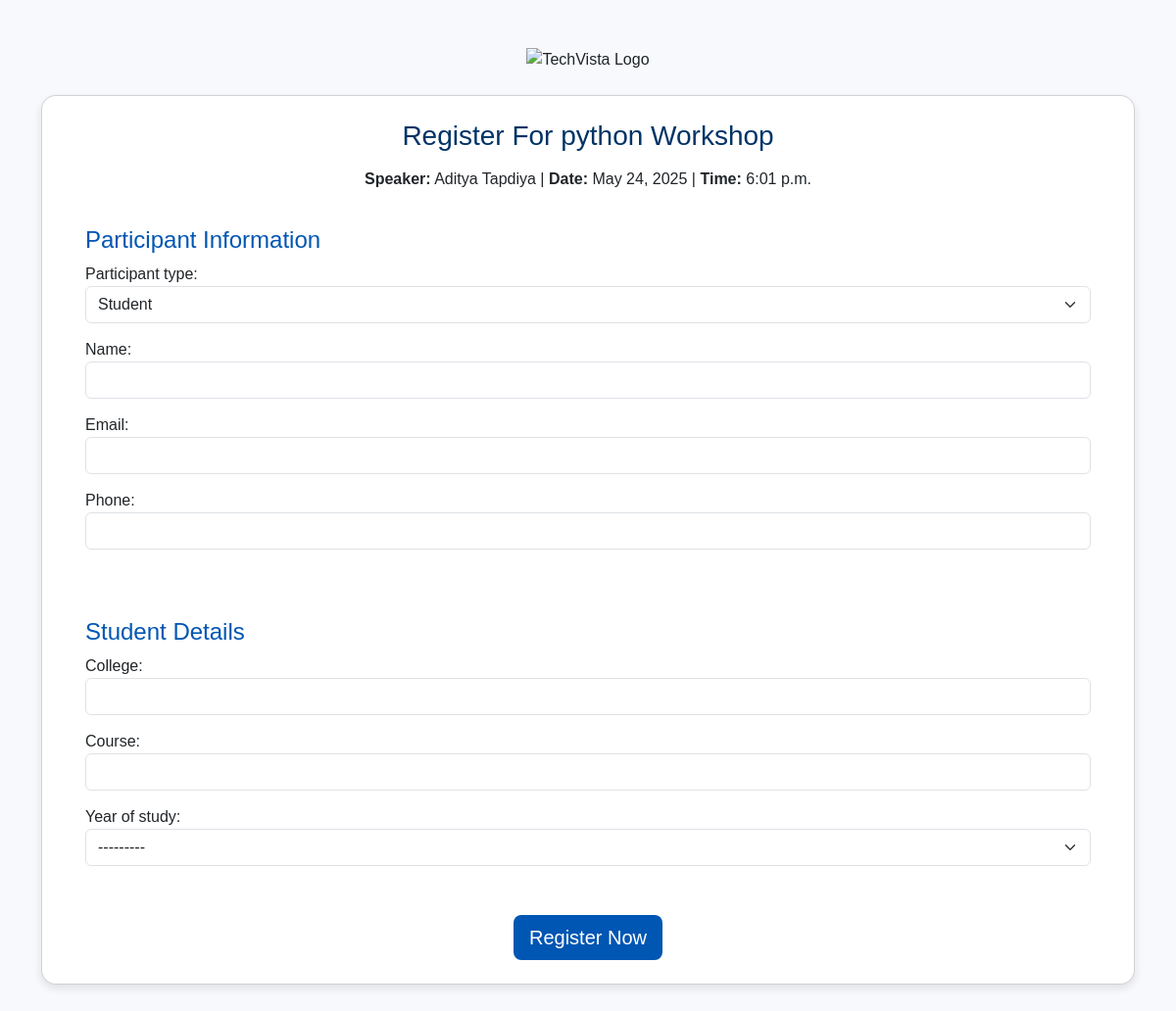
Before: /workshops/1/register/ with the older database file.
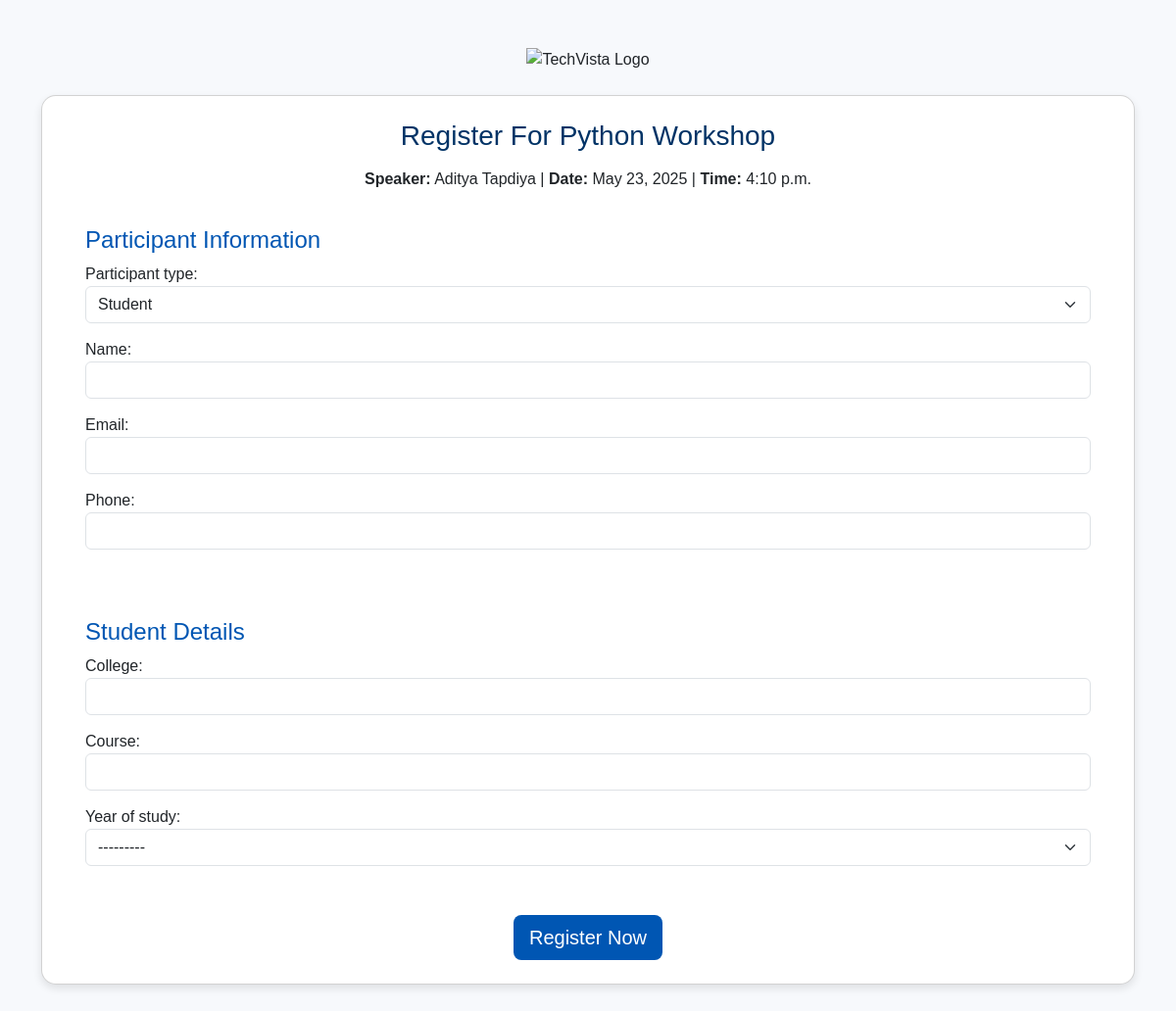
After: the same page with the newer database file.
### main/models.py (models this page shows, shortened)
class Workshop(models.Model):
    LOCATION_CHOICES = [
        ('online', 'Online'),
        ('offline', 'Offline'),
    ]
    title = models.CharField(max_length=200)
    description = models.TextField()
    date = models.DateField()
    time = models.TimeField()
    duration = models.CharField(max_length=50)
    speaker = models.CharField(max_length=100)
    location = models.CharField(max_length=10, choices=LOCATION_CHOICES, default='offline')
    meeting_link = models.URLField(blank=True, null=True)
    address = models.TextField(blank=True, null=True)
    capacity = models.PositiveIntegerField()
    registration_deadline = models.DateField()
    is_active = models.BooleanField(default=True)

### main/views.py (the view)
def register_workshop(request, workshop_id):
    workshop = get_object_or_404(Workshop, pk=workshop_id)
    if request.method == 'POST':
        form = WorkshopRegistrationForm(request.POST, workshop=workshop)
        if form.is_valid():
            registration = form.save(commit=False)
            registration.workshop = workshop
            registration.save()
            subject = f"Workshop Registration Confirmation: {workshop.title}"
            message = (
                f"Dear {registration.name},\n\n"
                f"Thank you for registering for the workshop \"{workshop.title}\".\n\n"
                f"📅 Date: {workshop.date}\n"
                f"🕒 Time: {workshop.time}\n"
                f"⏳ Duration: {workshop.duration}\n"
                f"🎤 Speaker: {workshop.speaker}\n"
                f"📍 Location: {'Online' if workshop.location == 'online' else 'Offline'}\n"
                f"{'🔗 Meeting Link: ' + workshop.meeting_link if workshop.location == 'online' else '🏢 Address: ' + workshop.address}\n\n"
                f"Feel free to reach out if you have any questions.\n\n"
                f"Best regards,\nEvent Team"
            )
            send_mail(subject, message, settings.DEFAULT_FROM_EMAIL, [registration.email], fail_silently=False)
            messages.success(request, 'Thank you for registering! A confirmation email has been sent.')
            return redirect('register_workshop', workshop_id=workshop_id)
    else:
        form = WorkshopRegistrationForm(workshop=workshop)
    return render(request, 'main/register_workshop.html', {
        'form': form,
        'workshop': workshop,
    })

### main/templates/main/register_workshop.html (shortened to what this page needs)
<!DOCTYPE html>
<html lang="en">
<head>
    <link href="https://cdn.jsdelivr.net/npm/bootstrap@5.3.3/dist/css/bootstrap.min.css" rel="stylesheet">
</head>
<body>
<div class="container mt-5 mb-5">
    <div class="text-center mb-4">
        <img src="https://techvistacode.com/images/tvc-logo.webp" alt="TechVista Logo" class="img-fluid" style="max-height: 100px;">
    </div>
    <div class="card p-4">
        <h3 class="header-text text-center mb-3">Register For {{ workshop.title }} Workshop</h3>
        <p class="text-center"><strong>Speaker:</strong> {{ workshop.speaker }} | <strong>Date:</strong> {{ workshop.date }} | <strong>Time:</strong> {{ workshop.time }}</p>
        <form method="post">
            <div class="form-section">
                <h4>Participant Information</h4>
                <div class="form-group">
                    {{ form.participant_type.label_tag }} {{ form.participant_type }}
                </div>
                <div class="form-group">
                    {{ form.name.label_tag }} {{ form.name }}
                </div>
                <div class="form-group">
                    {{ form.email.label_tag }} {{ form.email }}
                </div>
                <div class="form-group">
                    {{ form.phone.label_tag }} {{ form.phone }}
                </div>
            </div>
            <div id="studentFields" class="form-section">
                <h4>Student Details</h4>
                <div class="form-group">
                    {{ form.college.label_tag }} {{ form.college }}
                </div>
                <div class="form-group">
                    {{ form.course.label_tag }} {{ form.course }}
                </div>
                <div class="form-group">
                    {{ form.year_of_study.label_tag }} {{ form.year_of_study }}
                </div>
            </div>
            <div class="text-center">
                <button type="submit" class="btn btn-custom btn-lg">Register Now</button>
            </div>
        </form>
    </div>
</div>
</body>
</html>

Changed rows visible on the page:
changed Workshop "Aditya Tapdiya": title "python" → "Python"; date "May 24, 2025" → "May 23, 2025"; time "6:01 p.m." → "4:10 p.m."
